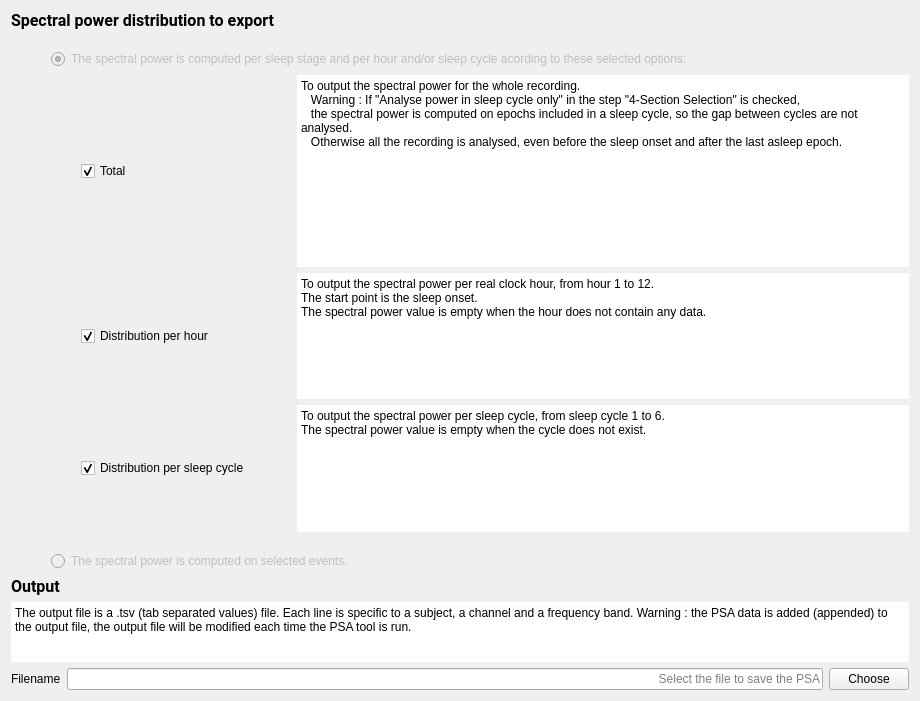
<?xml version="1.0" encoding="UTF-8"?>
<ui version="4.0">
 <class>Outputfiles</class>
 <widget class="QWidget" name="Outputfiles">
  <property name="geometry">
   <rect>
    <x>0</x>
    <y>0</y>
    <width>920</width>
    <height>701</height>
   </rect>
  </property>
  <property name="windowTitle">
   <string/>
  </property>
  <property name="styleSheet">
   <string>font: 12pt &quot;Roboto&quot;;</string>
  </property>
  <layout class="QVBoxLayout" name="verticalLayout_4">
   <item>
    <widget class="QLabel" name="label">
     <property name="font">
      <font>
       <family>Roboto</family>
       <pointsize>12</pointsize>
       <weight>50</weight>
       <italic>false</italic>
       <bold>false</bold>
      </font>
     </property>
     <property name="text">
      <string>&lt;html&gt;&lt;head/&gt;&lt;body&gt;&lt;p&gt;&lt;span style=&quot; font-weight:600;&quot;&gt;Spectral power distribution to export&lt;/span&gt;&lt;/p&gt;&lt;/body&gt;&lt;/html&gt;</string>
     </property>
    </widget>
   </item>
   <item>
    <layout class="QHBoxLayout" name="horizontalLayout_5">
     <item>
      <spacer name="horizontalSpacer">
       <property name="orientation">
        <enum>Qt::Horizontal</enum>
       </property>
       <property name="sizeType">
        <enum>QSizePolicy::Fixed</enum>
       </property>
       <property name="sizeHint" stdset="0">
        <size>
         <width>40</width>
         <height>20</height>
        </size>
       </property>
      </spacer>
     </item>
     <item>
      <layout class="QVBoxLayout" name="verticalLayout_3">
       <item>
        <spacer name="verticalSpacer_4">
         <property name="orientation">
          <enum>Qt::Vertical</enum>
         </property>
         <property name="sizeType">
          <enum>QSizePolicy::Fixed</enum>
         </property>
         <property name="sizeHint" stdset="0">
          <size>
           <width>20</width>
           <height>13</height>
          </size>
         </property>
        </spacer>
       </item>
       <item>
        <widget class="QRadioButton" name="radioButton_stage">
         <property name="enabled">
          <bool>false</bool>
         </property>
         <property name="toolTip">
          <string>To enable the radio button go to the Section Selection Step.</string>
         </property>
         <property name="text">
          <string>The spectral power is computed per sleep stage and per hour and/or sleep cycle acording to these selected options:</string>
         </property>
         <property name="checked">
          <bool>true</bool>
         </property>
        </widget>
       </item>
       <item>
        <layout class="QVBoxLayout" name="verticalLayout">
         <item>
          <layout class="QHBoxLayout" name="horizontalLayout">
           <item>
            <spacer name="horizontalSpacer_3">
             <property name="orientation">
              <enum>Qt::Horizontal</enum>
             </property>
             <property name="sizeType">
              <enum>QSizePolicy::Fixed</enum>
             </property>
             <property name="sizeHint" stdset="0">
              <size>
               <width>30</width>
               <height>20</height>
              </size>
             </property>
            </spacer>
           </item>
           <item>
            <widget class="QCheckBox" name="total_checkBox">
             <property name="minimumSize">
              <size>
               <width>210</width>
               <height>0</height>
              </size>
             </property>
             <property name="maximumSize">
              <size>
               <width>210</width>
               <height>16777215</height>
              </size>
             </property>
             <property name="toolTip">
              <string/>
             </property>
             <property name="text">
              <string>Total</string>
             </property>
             <property name="checked">
              <bool>true</bool>
             </property>
            </widget>
           </item>
           <item>
            <widget class="QPlainTextEdit" name="plainTextEdit_tot">
             <property name="sizePolicy">
              <sizepolicy hsizetype="Expanding" vsizetype="Minimum">
               <horstretch>0</horstretch>
               <verstretch>0</verstretch>
              </sizepolicy>
             </property>
             <property name="maximumSize">
              <size>
               <width>16777215</width>
               <height>16777215</height>
              </size>
             </property>
             <property name="frameShape">
              <enum>QFrame::HLine</enum>
             </property>
             <property name="frameShadow">
              <enum>QFrame::Plain</enum>
             </property>
             <property name="lineWidth">
              <number>0</number>
             </property>
             <property name="readOnly">
              <bool>true</bool>
             </property>
             <property name="plainText">
              <string>To output the spectral power for the whole recording.
   Warning : If &quot;Analyse power in sleep cycle only&quot; in the step &quot;4-Section Selection&quot; is checked, 
   the spectral power is computed on epochs included in a sleep cycle, so the gap between cycles are not analysed.
   Otherwise all the recording is analysed, even before the sleep onset and after the last asleep epoch.</string>
             </property>
            </widget>
           </item>
          </layout>
         </item>
         <item>
          <layout class="QHBoxLayout" name="horizontalLayout_3">
           <item>
            <spacer name="horizontalSpacer_2">
             <property name="orientation">
              <enum>Qt::Horizontal</enum>
             </property>
             <property name="sizeType">
              <enum>QSizePolicy::Fixed</enum>
             </property>
             <property name="sizeHint" stdset="0">
              <size>
               <width>30</width>
               <height>5</height>
              </size>
             </property>
            </spacer>
           </item>
           <item>
            <widget class="QCheckBox" name="hour_checkBox">
             <property name="minimumSize">
              <size>
               <width>210</width>
               <height>0</height>
              </size>
             </property>
             <property name="maximumSize">
              <size>
               <width>210</width>
               <height>16777215</height>
              </size>
             </property>
             <property name="toolTip">
              <string/>
             </property>
             <property name="text">
              <string>Distribution per hour</string>
             </property>
             <property name="checked">
              <bool>true</bool>
             </property>
            </widget>
           </item>
           <item>
            <widget class="QPlainTextEdit" name="plainTextEdit_hour">
             <property name="sizePolicy">
              <sizepolicy hsizetype="Expanding" vsizetype="Maximum">
               <horstretch>0</horstretch>
               <verstretch>0</verstretch>
              </sizepolicy>
             </property>
             <property name="minimumSize">
              <size>
               <width>0</width>
               <height>0</height>
              </size>
             </property>
             <property name="maximumSize">
              <size>
               <width>16777215</width>
               <height>16777215</height>
              </size>
             </property>
             <property name="frameShape">
              <enum>QFrame::HLine</enum>
             </property>
             <property name="frameShadow">
              <enum>QFrame::Plain</enum>
             </property>
             <property name="lineWidth">
              <number>0</number>
             </property>
             <property name="readOnly">
              <bool>true</bool>
             </property>
             <property name="plainText">
              <string>To output the spectral power per real clock hour, from hour 1 to 12.  
The start point is the sleep onset.
The spectral power value is empty when the hour does not contain any data.</string>
             </property>
            </widget>
           </item>
          </layout>
         </item>
         <item>
          <layout class="QHBoxLayout" name="horizontalLayout_4">
           <item>
            <spacer name="horizontalSpacer_4">
             <property name="orientation">
              <enum>Qt::Horizontal</enum>
             </property>
             <property name="sizeType">
              <enum>QSizePolicy::Fixed</enum>
             </property>
             <property name="sizeHint" stdset="0">
              <size>
               <width>30</width>
               <height>20</height>
              </size>
             </property>
            </spacer>
           </item>
           <item>
            <widget class="QCheckBox" name="cycle_checkBox">
             <property name="minimumSize">
              <size>
               <width>210</width>
               <height>0</height>
              </size>
             </property>
             <property name="maximumSize">
              <size>
               <width>210</width>
               <height>16777215</height>
              </size>
             </property>
             <property name="toolTip">
              <string/>
             </property>
             <property name="text">
              <string>Distribution per sleep cycle</string>
             </property>
             <property name="checked">
              <bool>true</bool>
             </property>
            </widget>
           </item>
           <item>
            <widget class="QPlainTextEdit" name="plainTextEdit_cycle">
             <property name="sizePolicy">
              <sizepolicy hsizetype="Expanding" vsizetype="Maximum">
               <horstretch>0</horstretch>
               <verstretch>0</verstretch>
              </sizepolicy>
             </property>
             <property name="minimumSize">
              <size>
               <width>0</width>
               <height>0</height>
              </size>
             </property>
             <property name="maximumSize">
              <size>
               <width>16777215</width>
               <height>16777215</height>
              </size>
             </property>
             <property name="frameShape">
              <enum>QFrame::HLine</enum>
             </property>
             <property name="frameShadow">
              <enum>QFrame::Plain</enum>
             </property>
             <property name="lineWidth">
              <number>0</number>
             </property>
             <property name="readOnly">
              <bool>true</bool>
             </property>
             <property name="plainText">
              <string>To output the spectral power per sleep cycle, from sleep cycle 1 to 6.
The spectral power value is empty when the cycle does not exist.</string>
             </property>
            </widget>
           </item>
          </layout>
         </item>
        </layout>
       </item>
       <item>
        <spacer name="verticalSpacer_3">
         <property name="orientation">
          <enum>Qt::Vertical</enum>
         </property>
         <property name="sizeType">
          <enum>QSizePolicy::Fixed</enum>
         </property>
         <property name="sizeHint" stdset="0">
          <size>
           <width>20</width>
           <height>13</height>
          </size>
         </property>
        </spacer>
       </item>
       <item>
        <widget class="QRadioButton" name="radioButton_annot">
         <property name="enabled">
          <bool>false</bool>
         </property>
         <property name="toolTip">
          <string>To enable the radio button go to the Section Selection Step.</string>
         </property>
         <property name="text">
          <string>The spectral power is computed on selected events.</string>
         </property>
        </widget>
       </item>
      </layout>
     </item>
    </layout>
   </item>
   <item>
    <spacer name="verticalSpacer">
     <property name="orientation">
      <enum>Qt::Vertical</enum>
     </property>
     <property name="sizeType">
      <enum>QSizePolicy::Preferred</enum>
     </property>
     <property name="sizeHint" stdset="0">
      <size>
       <width>20</width>
       <height>40</height>
      </size>
     </property>
    </spacer>
   </item>
   <item>
    <layout class="QVBoxLayout" name="verticalLayout_2">
     <item>
      <widget class="QLabel" name="label_4">
       <property name="sizePolicy">
        <sizepolicy hsizetype="Preferred" vsizetype="Fixed">
         <horstretch>0</horstretch>
         <verstretch>0</verstretch>
        </sizepolicy>
       </property>
       <property name="font">
        <font>
         <family>Roboto</family>
         <pointsize>12</pointsize>
         <weight>50</weight>
         <italic>false</italic>
         <bold>false</bold>
        </font>
       </property>
       <property name="text">
        <string>&lt;html&gt;&lt;head/&gt;&lt;body&gt;&lt;p&gt;&lt;span style=&quot; font-weight:600;&quot;&gt;Output&lt;/span&gt;&lt;/p&gt;&lt;/body&gt;&lt;/html&gt;</string>
       </property>
      </widget>
     </item>
     <item>
      <widget class="QPlainTextEdit" name="plainTextEdit_4">
       <property name="maximumSize">
        <size>
         <width>16777215</width>
         <height>60</height>
        </size>
       </property>
       <property name="frameShape">
        <enum>QFrame::HLine</enum>
       </property>
       <property name="frameShadow">
        <enum>QFrame::Plain</enum>
       </property>
       <property name="lineWidth">
        <number>0</number>
       </property>
       <property name="readOnly">
        <bool>true</bool>
       </property>
       <property name="plainText">
        <string>The output file is a .tsv (tab separated values) file. Each line is specific to a subject, a channel and a frequency band. Warning : the PSA data is added (appended) to the output file, the output file will be modified each time the PSA tool is run.</string>
       </property>
      </widget>
     </item>
     <item>
      <layout class="QHBoxLayout" name="horizontalLayout_2">
       <item>
        <widget class="QLabel" name="label_3">
         <property name="text">
          <string>Filename</string>
         </property>
        </widget>
       </item>
       <item>
        <widget class="QLineEdit" name="filename_lineEdit">
         <property name="inputMask">
          <string/>
         </property>
         <property name="text">
          <string/>
         </property>
         <property name="alignment">
          <set>Qt::AlignRight|Qt::AlignTrailing|Qt::AlignVCenter</set>
         </property>
         <property name="placeholderText">
          <string>Select the file to save the PSA</string>
         </property>
        </widget>
       </item>
       <item>
        <widget class="QPushButton" name="choose_pushButton">
         <property name="text">
          <string>Choose</string>
         </property>
        </widget>
       </item>
      </layout>
     </item>
    </layout>
   </item>
  </layout>
 </widget>
 <resources>
  <include location="../../../../../snooz-toolbox/src/main/python/ui/themes/themes.qrc"/>
 </resources>
 <connections>
  <connection>
   <sender>choose_pushButton</sender>
   <signal>clicked()</signal>
   <receiver>Outputfiles</receiver>
   <slot>choose_button_slot()</slot>
   <hints>
    <hint type="sourcelabel">
     <x>367</x>
     <y>221</y>
    </hint>
    <hint type="destinationlabel">
     <x>333</x>
     <y>312</y>
    </hint>
   </hints>
  </connection>
 </connections>
 <slots>
  <slot>choose_button_slot()</slot>
 </slots>
</ui>
